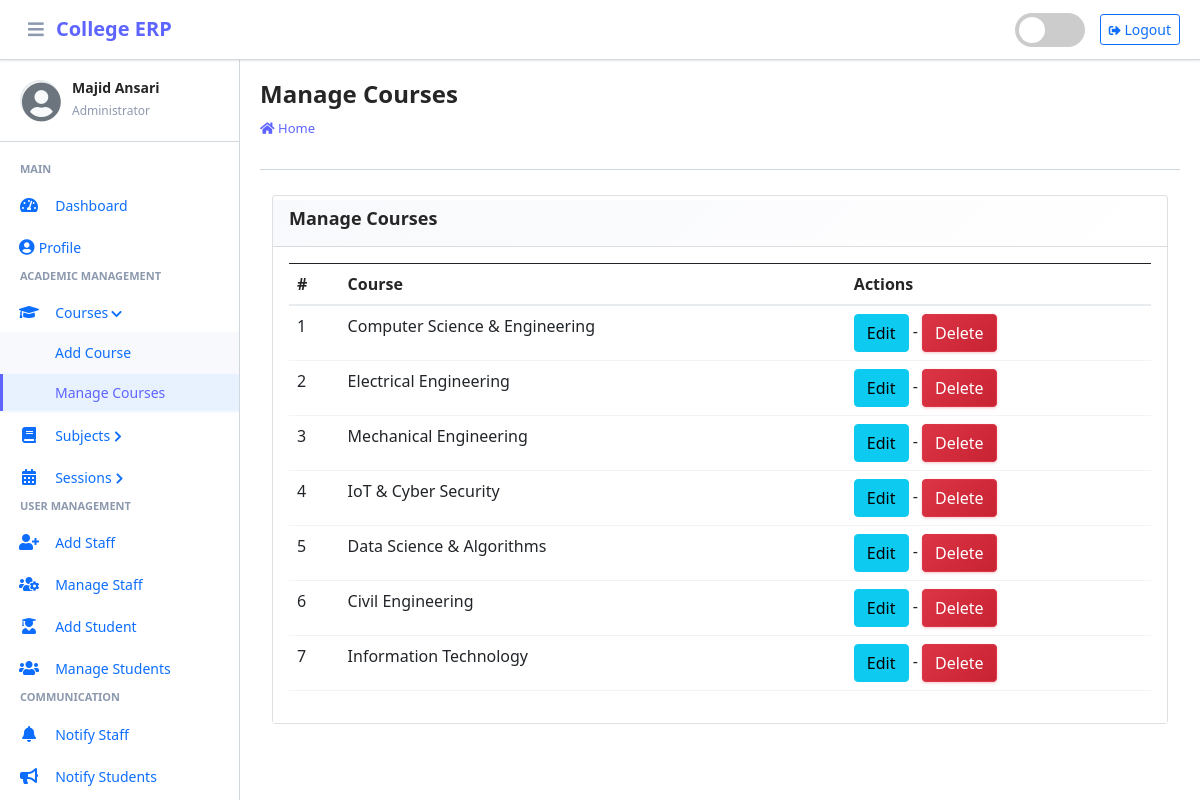
The app's page /course/manage/ (signed in), older data.
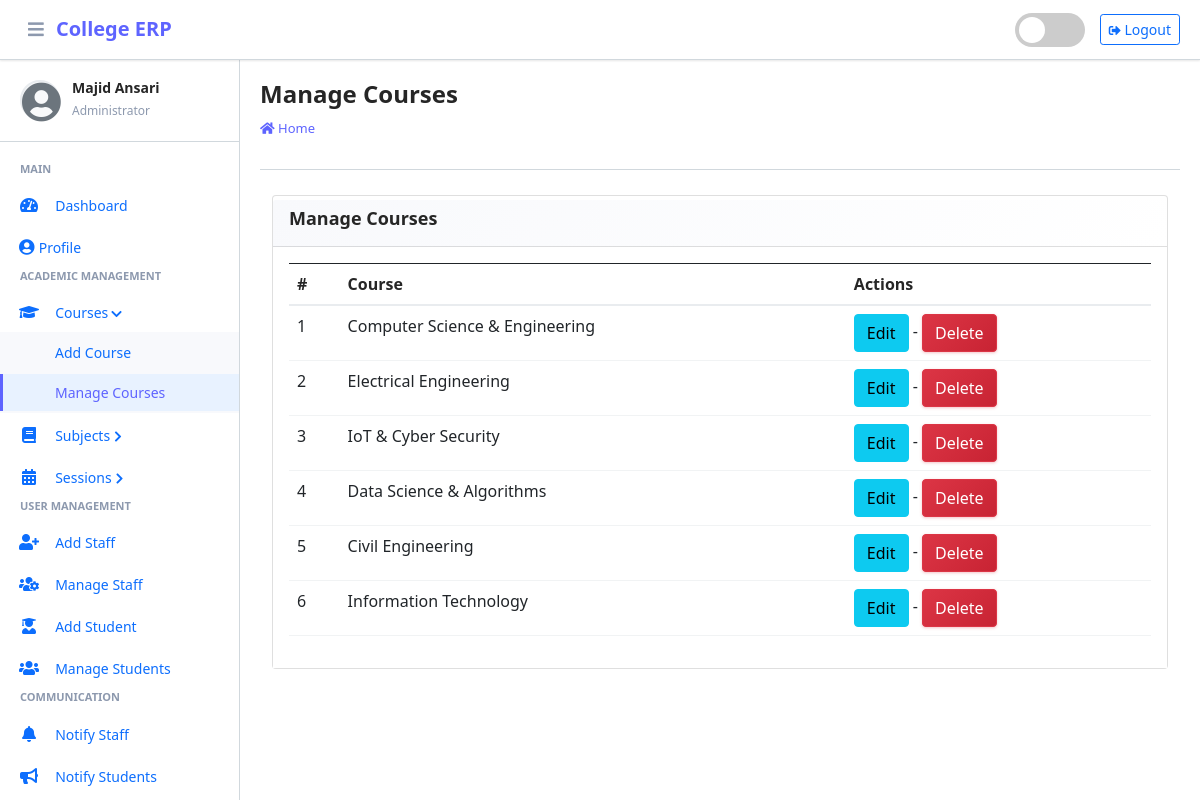
The same page, newer data.
### main_app/models.py (models this page shows, shortened)
class Course(models.Model):
    name = models.CharField(max_length=120)
    created_at = models.DateTimeField(auto_now_add=True)
    updated_at = models.DateTimeField(auto_now=True)

### main_app/hod_views.py (the view)
# urls.py: path("course/manage/", hod_views.manage_course, name='manage_course'),
def manage_course(request):
    courses = Course.objects.all()
    context = {
        'courses': courses,
        'page_title': 'Manage Courses'
    }
    return render(request, "hod_template/manage_course.html", context)

### main_app/templates/hod_template/manage_course.html
{% extends 'main_app/base.html' %}
{% load static %}
{% block page_title %}{{page_title}}{% endblock page_title %}
{% block content %}
<section class="content">
    <div class="container-fluid">
        <div class="row">
            <div class="col-md-12">
                <div class="card">
                    <div class="card-header">
                        <h3 class="card-title">{{page_title}}</h3>
                    </div>
                    <div class="card-body">
                        <table id="example2" class="table table-bordered table-hover">
                            <thead class="thead-dark">
                                <tr>
                                    <th>#</th>
                                    <th>Course</th>
                                    <th>Actions</th>
                                </tr>
                            </thead>
                            <tbody>
                                {% for course in courses %}
                                <tr>
                                    <td>{{ forloop.counter }}</td>
                                    <td>{{course.name}}</td>
                                    <td>
                                        <a href="{% url 'edit_course' course.id %}" class="btn btn-info">Edit</a> -
                                        <a href="{% url 'delete_course' course.id %}" onclick="return confirm('Are you sure you want to delete this course ?')" class="btn btn-danger">Delete</a>
                                    </td>
                                </tr>
                                {% endfor %}
                            </tbody>
                        </table>
                    </div>
                </div>
            </div>
        </div>
    </div>
</section>
{% endblock content %}

Row changes from the older to the newer data that the page shows:
removed Course: name "Mechanical Engineering"
